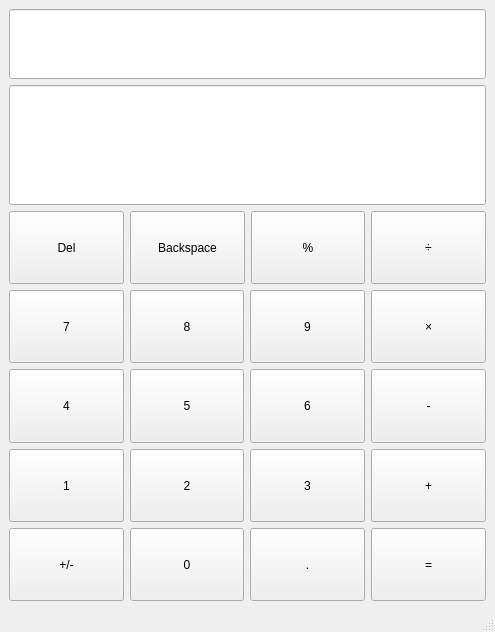
<?xml version="1.0" encoding="UTF-8"?>
<ui version="4.0">
 <class>demo</class>
 <widget class="QMainWindow" name="demo">
  <property name="geometry">
   <rect>
    <x>0</x>
    <y>0</y>
    <width>495</width>
    <height>632</height>
   </rect>
  </property>
  <property name="windowTitle">
   <string>demo</string>
  </property>
  <widget class="QWidget" name="centralwidget">
   <layout class="QGridLayout" name="gridLayout_3">
    <item row="0" column="0">
     <widget class="QLineEdit" name="showEdit">
      <property name="sizePolicy">
       <sizepolicy hsizetype="Expanding" vsizetype="Fixed">
        <horstretch>0</horstretch>
        <verstretch>0</verstretch>
       </sizepolicy>
      </property>
      <property name="minimumSize">
       <size>
        <width>0</width>
        <height>70</height>
       </size>
      </property>
      <property name="font">
       <font>
        <pointsize>15</pointsize>
       </font>
      </property>
      <property name="alignment">
       <set>Qt::AlignRight|Qt::AlignTrailing|Qt::AlignVCenter</set>
      </property>
      <property name="readOnly">
       <bool>true</bool>
      </property>
     </widget>
    </item>
    <item row="2" column="0">
     <layout class="QGridLayout" name="gridLayout_2">
      <item row="0" column="0">
       <widget class="QPushButton" name="btn_del">
        <property name="sizePolicy">
         <sizepolicy hsizetype="Minimum" vsizetype="Minimum">
          <horstretch>0</horstretch>
          <verstretch>0</verstretch>
         </sizepolicy>
        </property>
        <property name="text">
         <string>Del</string>
        </property>
       </widget>
      </item>
      <item row="0" column="1">
       <widget class="QPushButton" name="btn_back">
        <property name="sizePolicy">
         <sizepolicy hsizetype="Minimum" vsizetype="Minimum">
          <horstretch>0</horstretch>
          <verstretch>0</verstretch>
         </sizepolicy>
        </property>
        <property name="text">
         <string>Backspace</string>
        </property>
       </widget>
      </item>
      <item row="0" column="2">
       <widget class="QPushButton" name="btn_percent">
        <property name="sizePolicy">
         <sizepolicy hsizetype="Minimum" vsizetype="Minimum">
          <horstretch>0</horstretch>
          <verstretch>0</verstretch>
         </sizepolicy>
        </property>
        <property name="text">
         <string>%</string>
        </property>
       </widget>
      </item>
      <item row="0" column="3">
       <widget class="QPushButton" name="btn_divide">
        <property name="sizePolicy">
         <sizepolicy hsizetype="Minimum" vsizetype="Minimum">
          <horstretch>0</horstretch>
          <verstretch>0</verstretch>
         </sizepolicy>
        </property>
        <property name="text">
         <string>÷</string>
        </property>
       </widget>
      </item>
      <item row="1" column="0" rowspan="4" colspan="3">
       <layout class="QGridLayout" name="gridLayout">
        <item row="0" column="0">
         <widget class="QPushButton" name="btn_7">
          <property name="sizePolicy">
           <sizepolicy hsizetype="Minimum" vsizetype="Minimum">
            <horstretch>0</horstretch>
            <verstretch>0</verstretch>
           </sizepolicy>
          </property>
          <property name="text">
           <string>7</string>
          </property>
         </widget>
        </item>
        <item row="0" column="1">
         <widget class="QPushButton" name="btn_8">
          <property name="sizePolicy">
           <sizepolicy hsizetype="Minimum" vsizetype="Minimum">
            <horstretch>0</horstretch>
            <verstretch>0</verstretch>
           </sizepolicy>
          </property>
          <property name="text">
           <string>8</string>
          </property>
         </widget>
        </item>
        <item row="0" column="2">
         <widget class="QPushButton" name="btn_9">
          <property name="sizePolicy">
           <sizepolicy hsizetype="Minimum" vsizetype="Minimum">
            <horstretch>0</horstretch>
            <verstretch>0</verstretch>
           </sizepolicy>
          </property>
          <property name="text">
           <string>9</string>
          </property>
         </widget>
        </item>
        <item row="1" column="0">
         <widget class="QPushButton" name="btn_4">
          <property name="sizePolicy">
           <sizepolicy hsizetype="Minimum" vsizetype="Minimum">
            <horstretch>0</horstretch>
            <verstretch>0</verstretch>
           </sizepolicy>
          </property>
          <property name="text">
           <string>4</string>
          </property>
         </widget>
        </item>
        <item row="1" column="1">
         <widget class="QPushButton" name="btn_5">
          <property name="sizePolicy">
           <sizepolicy hsizetype="Minimum" vsizetype="Minimum">
            <horstretch>0</horstretch>
            <verstretch>0</verstretch>
           </sizepolicy>
          </property>
          <property name="text">
           <string>5</string>
          </property>
         </widget>
        </item>
        <item row="1" column="2">
         <widget class="QPushButton" name="btn_6">
          <property name="sizePolicy">
           <sizepolicy hsizetype="Minimum" vsizetype="Minimum">
            <horstretch>0</horstretch>
            <verstretch>0</verstretch>
           </sizepolicy>
          </property>
          <property name="text">
           <string>6</string>
          </property>
         </widget>
        </item>
        <item row="2" column="0">
         <widget class="QPushButton" name="btn_1">
          <property name="sizePolicy">
           <sizepolicy hsizetype="Minimum" vsizetype="Minimum">
            <horstretch>0</horstretch>
            <verstretch>0</verstretch>
           </sizepolicy>
          </property>
          <property name="text">
           <string>1</string>
          </property>
         </widget>
        </item>
        <item row="2" column="1">
         <widget class="QPushButton" name="btn_2">
          <property name="sizePolicy">
           <sizepolicy hsizetype="Minimum" vsizetype="Minimum">
            <horstretch>0</horstretch>
            <verstretch>0</verstretch>
           </sizepolicy>
          </property>
          <property name="text">
           <string>2</string>
          </property>
         </widget>
        </item>
        <item row="2" column="2">
         <widget class="QPushButton" name="btn_3">
          <property name="sizePolicy">
           <sizepolicy hsizetype="Minimum" vsizetype="Minimum">
            <horstretch>0</horstretch>
            <verstretch>0</verstretch>
           </sizepolicy>
          </property>
          <property name="text">
           <string>3</string>
          </property>
         </widget>
        </item>
        <item row="3" column="0">
         <widget class="QPushButton" name="pushButton">
          <property name="sizePolicy">
           <sizepolicy hsizetype="Minimum" vsizetype="Minimum">
            <horstretch>0</horstretch>
            <verstretch>0</verstretch>
           </sizepolicy>
          </property>
          <property name="text">
           <string>+/-</string>
          </property>
         </widget>
        </item>
        <item row="3" column="1">
         <widget class="QPushButton" name="btn_0">
          <property name="sizePolicy">
           <sizepolicy hsizetype="Minimum" vsizetype="Minimum">
            <horstretch>0</horstretch>
            <verstretch>0</verstretch>
           </sizepolicy>
          </property>
          <property name="text">
           <string>0</string>
          </property>
         </widget>
        </item>
        <item row="3" column="2">
         <widget class="QPushButton" name="btn_point">
          <property name="sizePolicy">
           <sizepolicy hsizetype="Minimum" vsizetype="Minimum">
            <horstretch>0</horstretch>
            <verstretch>0</verstretch>
           </sizepolicy>
          </property>
          <property name="text">
           <string>.</string>
          </property>
         </widget>
        </item>
       </layout>
      </item>
      <item row="1" column="3">
       <widget class="QPushButton" name="btn_multiply">
        <property name="sizePolicy">
         <sizepolicy hsizetype="Minimum" vsizetype="Minimum">
          <horstretch>0</horstretch>
          <verstretch>0</verstretch>
         </sizepolicy>
        </property>
        <property name="text">
         <string>×</string>
        </property>
       </widget>
      </item>
      <item row="2" column="3">
       <widget class="QPushButton" name="btn_subtract">
        <property name="sizePolicy">
         <sizepolicy hsizetype="Minimum" vsizetype="Minimum">
          <horstretch>0</horstretch>
          <verstretch>0</verstretch>
         </sizepolicy>
        </property>
        <property name="text">
         <string>-</string>
        </property>
       </widget>
      </item>
      <item row="3" column="3">
       <widget class="QPushButton" name="btn_add">
        <property name="sizePolicy">
         <sizepolicy hsizetype="Minimum" vsizetype="Minimum">
          <horstretch>0</horstretch>
          <verstretch>0</verstretch>
         </sizepolicy>
        </property>
        <property name="text">
         <string>+</string>
        </property>
       </widget>
      </item>
      <item row="4" column="3">
       <widget class="QPushButton" name="btn_equal">
        <property name="sizePolicy">
         <sizepolicy hsizetype="Minimum" vsizetype="Minimum">
          <horstretch>0</horstretch>
          <verstretch>0</verstretch>
         </sizepolicy>
        </property>
        <property name="text">
         <string>=</string>
        </property>
       </widget>
      </item>
     </layout>
    </item>
    <item row="1" column="0">
     <widget class="QLineEdit" name="inputEdit">
      <property name="minimumSize">
       <size>
        <width>0</width>
        <height>120</height>
       </size>
      </property>
      <property name="font">
       <font>
        <pointsize>25</pointsize>
       </font>
      </property>
      <property name="alignment">
       <set>Qt::AlignRight|Qt::AlignTrailing|Qt::AlignVCenter</set>
      </property>
      <property name="readOnly">
       <bool>true</bool>
      </property>
     </widget>
    </item>
   </layout>
  </widget>
  <widget class="QStatusBar" name="statusBar"/>
 </widget>
 <resources/>
 <connections/>
</ui>
